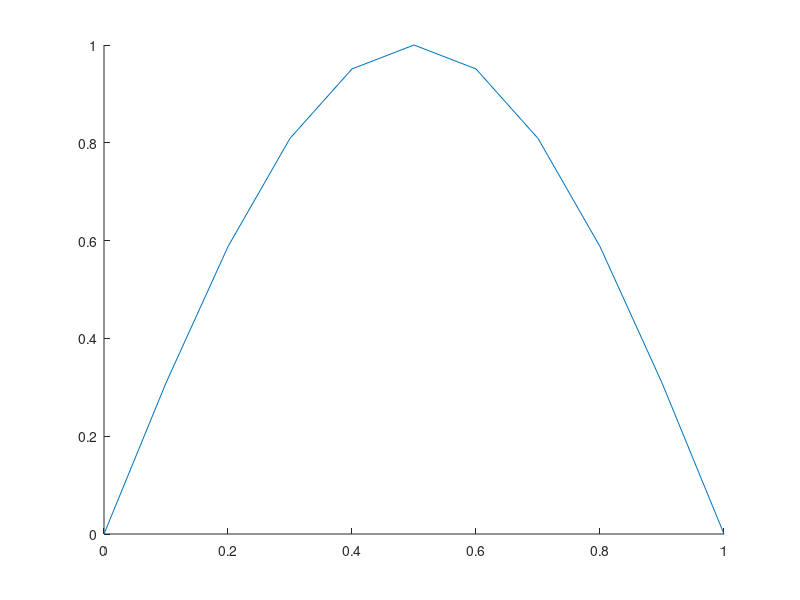

The MATLAB script that drew this image: (Note: this script raises an error after producing the figure.)

1;
function exact_solution=Heat_eq(t,x)

    exact_solution = exp(-(pi^2)*t).*sin(pi*x);

endfunction

x_fixed = [0.5,1,1.5,2,2.5]/100
x_intervals=100;

t_interval = 100;
t_values = linspace(0,1,t_interval);

u_exact = zeros(t_interval);

for i=1:size(x_fixed)(2)

    u_exact = Heat_eq(t_values, x_fixed(i));
    % plot(t_values, u_exact)
    % hold on;

end


t_fixed = [0.5,1,1.5,2,2.5]/100

x_interval = 10;
x_values = linspace(0,1,x_interval);

u_exact = zeros(x_interval);

for i=1:size(t_fixed)(2)

    u_exact = Heat_eq(t_fixed(i), x_values);
    % plot(x_values, u_exact)
    % hold on;

end


% Approximations

t_max = 0.1
delta_x = 0.1

N = 1 + 1/delta_x
a = -2;
b = 1;
c = 1;
D = diag(a*ones(1,N)) + diag(b*ones(1,N-1),1) + diag(c*ones(1,N-1),-1);
D(1,:)=0;
D(N,:)=0;

t_interval = 11;
t = linspace(0,t_max,t_interval)
delta_t = t_max/(t_interval-1)

D = D/(delta_x^2)

u_initial = zeros(N,1);
x_interval = linspace(0,1,N);

u_initial = sin(pi*x_interval)

% Solution exponentiating D2 matrix

u_approx1=zeros(N,t_interval);

for i=1:t_interval

    u_approx1(:,i) = (expm(t(i).*D)*(u_initial)')';

    (expm(t(i).*D));

    u_initial;

end


clf
% hold on
plot(x_interval, u_approx1(:,3))

% Euler - Forward

u_approx2=zeros(N,t_interval);

    u_approx2(:,1) = u_initial;

    u_approx2;

    for j=1:(t_interval)

        j;

        u_approx2(:,j);

        u_approx2(:,j+1) = (eye(N)+delta_t.*D)*u_approx2(:,j);

        u_approx2(4,j);

    end

    u_approx2

%     for i=1:N

%         u_approx2(i,10)
%     end
% clf

%     plot(x_interval, u_approx2(:,1))

% Euler - Backwards

u_approx3=zeros(N,t_interval);

    u_approx3(:,1) = u_initial;

    u_approx3;

    for j=1:(t_interval)

        j;

        u_approx3(:,j);

        A = eye(N) - delta_t*D;

        u_approx3(:,j+1) = A\u_approx3(:,j);

    end
t(10)

% u_approx3;
% clf
% hold on
% plot(x_interval, u_approx1(:,10))
% plot(x_interval, u_approx2(:,10))
% plot(x_interval, u_approx3(:,10))
% 
% x_interval=linspace(0,1,N);
% plot(x_interval, Heat_eq(t(10),x_interval))
% 
% labels=["Exp"; "EF"; "EB"; "Exact"];
% 
% legend(labels=labels)
% 


listoftimes=([0,1,2,3,4,5,6,7,8,9,10])*((t_interval-1)/10)+1
clf
hold on
labels=[''];
for ti=1:size(listoftimes)(2)
    tau=listoftimes(ti);
    filename=sprintf("Ex41/Monica-ex41eulback.png");

    plot(x_interval, u_approx2(:,tau))
    labels=[labels;sprintf("time(%d)=%d",tau,t(tau))];


    title(sprintf('Monica Euler Forward: \\Delta x=%d, T=%d, Nt=%d', delta_x, T, Nt))
    legend(labels=labels)
    axis([0 1 0 1])

    saveas(1, filename)
end

